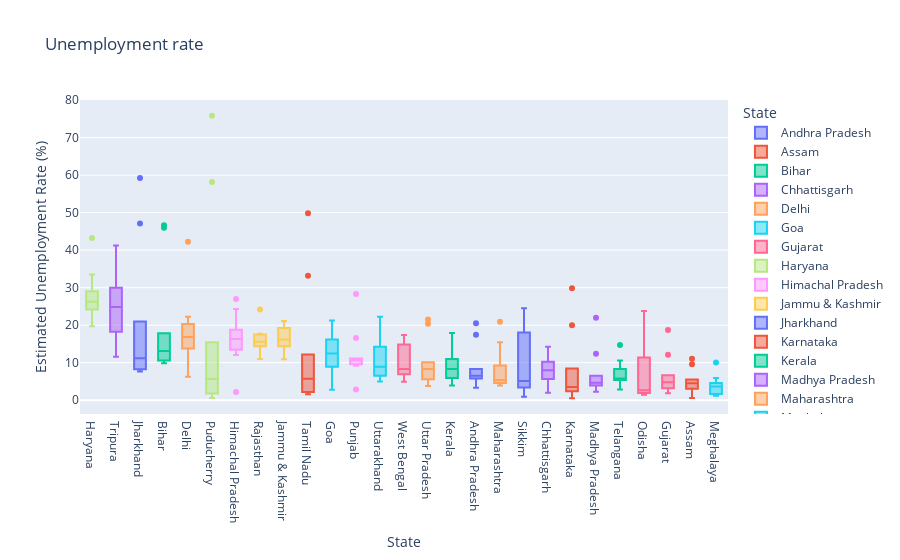

Notebook code cell kept with this figure:
### Code cell
State =  df.groupby(['State'])[['Estimated Unemployment Rate (%)','Estimated Employed','Estimated Labour Participation Rate (%)']].mean()
State = pd.DataFrame(State).reset_index()

fig = px.box(data_frame=df,x='State',y='Estimated Unemployment Rate (%)',color='State',title='Unemployment rate')
fig.update_layout(xaxis={'categoryorder':'total descending'})
fig.show()

### Figure 1 — Plotly figure (JSON) as saved in the notebook; plotly's stock layout.template omitted (floating-point values rounded to 4 significant figures)
{"data": [{"alignmentgroup": "True", "hovertemplate": "State=%{x}<br>Estimated Unemployment Rate (%)=%{y}<extra></extra>", "legendgroup": "Andhra Pradesh", "marker": {"color": "#636efa"}, "name": "Andhra Pradesh", "notched": false, "offsetgroup": "Andhra Pradesh", "orientation": "v", "showlegend": true, "type": "box", "x": ["Andhra Pradesh", "Andhra Pradesh", "Andhra Pradesh", "Andhra Pradesh", "Andhra Pradesh", "Andhra Pradesh", "Andhra Pradesh", "Andhra Pradesh", "Andhra Pradesh", "Andhra Pradesh"], "x0": " ", "xaxis": "x", "y": [5.48, 5.83, 5.79, 20.51, 17.43, 3.31, 8.34, 6.96, 6.4, 6.59], "y0": " ", "yaxis": "y"}, {"alignmentgroup": "True", "hovertemplate": "State=%{x}<br>Estimated Unemployment Rate (%)=%{y}<extra></extra>", "legendgroup": "Assam", "marker": {"color": "#EF553B"}, "name": "Assam", "notched": false, "offsetgroup": "Assam", "orientation": "v", "showlegend": true, "type": "box", "x": ["Assam", "Assam", "Assam", "Assam", "Assam", "Assam", "Assam", "Assam", "Assam", "Assam"], "x0": " ", "xaxis": "x", "y": [4.66, 4.41, 4.77, 11.06, 9.55, 0.6, 3.77, 5.53, 1.19, 3.02], "y0": " ", "yaxis": "y"}, {"alignmentgroup": "True", "hovertemplate": "State=%{x}<br>Estimated Unemployment Rate (%)=%{y}<extra></extra>", "legendgroup": "Bihar", "marker": {"color": "#00cc96"}, "name": "Bihar", "notched": false, "offsetgroup": "Bihar", "orientation": "v", "showlegend": true, "type": "box", "x": ["Bihar", "Bihar", "Bihar", "Bihar", "Bihar", "Bihar", "Bihar", "Bihar", "Bihar", "Bihar"], "x0": " ", "xaxis": "x", "y": [10.61, 10.29, 15.43, 46.64, 45.96, 17.82, 12.79, 13.44, 11.91, 9.82], "y0": " ", "yaxis": "y"}, {"alignmentgroup": "True", "hovertemplate": "State=%{x}<br>Estimated Unemployment Rate (%)=%{y}<extra></extra>", "legendgroup": "Chhattisgarh", "marker": {"color": "#ab63fa"}, "name": "Chhattisgarh", "notched": false, "offsetgroup": "Chhattisgarh", "orientation": "v", "showlegend": true, "type": "box", "x": ["Chhattisgarh", "Chhattisgarh", "Chhattisgarh", "Chhattisgarh", "Chhattisgarh", "Chhattisgarh", "Chhattisgarh", "Chhattisgarh", "Chhattisgarh", "Chhattisgarh"], "x0": " ", "xaxis": "x", "y": [9.65, 8.38, 7.54, 3.41, 10.5, 14.23, 10.27, 5.63, 1.96, 6.62], "y0": " ", "yaxis": "y"}, {"alignmentgroup": "True", "hovertemplate": "State=%{x}<br>Estimated Unemployment Rate (%)=%{y}<extra></extra>", "legendgroup": "Delhi", "marker": {"color": "#FFA15A"}, "name": "Delhi", "notched": false, "offsetgroup": "Delhi", "orientation": "v", "showlegend": true, "type": "box", "x": ["Delhi", "Delhi", "Delhi", "Delhi", "Delhi", "Delhi", "Delhi", "Delhi", "Delhi", "Delhi"], "x0": " ", "xaxis": "x", "y": [22.23, 14.84, 17.04, 16.68, 42.27, 18.19, 20.3, 13.79, 12.53, 6.27], "y0": " ", "yaxis": "y"}, {"alignmentgroup": "True", "hovertemplate": "State=%{x}<br>Estimated Unemployment Rate (%)=%{y}<extra></extra>", "legendgroup": "Goa", "marker": {"color": "#19d3f3"}, "name": "Goa", "notched": false, "offsetgroup": "Goa", "orientation": "v", "showlegend": true, "type": "box", "x": ["Goa", "Goa", "Goa", "Goa", "Goa", "Goa", "Goa", "Goa", "Goa", "Goa"], "x0": " ", "xaxis": "x", "y": [8.89, 2.81, 5.25, 13.31, 21.25, 9.96, 17.07, 16.21, 15.38, 11.54], "y0": " ", "yaxis": "y"}, {"alignmentgroup": "True", "hovertemplate": "State=%{x}<br>Estimated Unemployment Rate (%)=%{y}<extra></extra>", "legendgroup": "Gujarat", "marker": {"color": "#FF6692"}, "name": "Gujarat", "notched": false, "offsetgroup": "Gujarat", "orientation": "v", "showlegend": true, "type": "box", "x": ["Gujarat", "Gujarat", "Gujarat", "Gujarat", "Gujarat", "Gujarat", "Gujarat", "Gujarat", "Gujarat", "Gujarat"], "x0": " ", "xaxis": "x", "y": [5.54, 6.38, 6.66, 18.71, 12.11, 3.2, 1.84, 1.87, 3.42, 4.03], "y0": " ", "yaxis": "y"}, {"alignmentgroup": "True", "hovertemplate": "State=%{x}<br>Estimated Unemployment Rate (%)=%{y}<extra></extra>", "legendgroup": "Haryana", "marker": {"color": "#B6E880"}, "name": "Haryana", "notched": false, "offsetgroup": "Haryana", "orientation": "v", "showlegend": true, "type": "box", "x": ["Haryana", "Haryana", "Haryana", "Haryana", "Haryana", "Haryana", "Haryana", "Haryana", "Haryana", "Haryana"], "x0": " ", "xaxis": "x", "y": [20.34, 25.77, 25.05, 43.22, 29.02, 26.7, 24.18, 33.5, 19.68, 27.31], "y0": " ", "yaxis": "y"}, {"alignmentgroup": "True", "hovertemplate": "State=%{x}<br>Estimated Unemployment Rate (%)=%{y}<extra></extra>", "legendgroup": "Himachal Pradesh", "marker": {"color": "#FF97FF"}, "name": "Himachal Pradesh", "notched": false, "offsetgroup": "Himachal Pradesh", "orientation": "v", "showlegend": true, "type": "box", "x": ["Himachal Pradesh", "Himachal Pradesh", "Himachal Pradesh", "Himachal Pradesh", "Himachal Pradesh", "Himachal Pradesh", "Himachal Pradesh", "Himachal Pradesh", "Himachal Pradesh", "Himachal Pradesh"], "x0": " ", "xaxis": "x", "y": [16.83, 16.84, 18.76, 2.2, 26.95, 13.47, 24.31, 15.79, 12.04, 13.46], "y0": " ", "yaxis": "y"}, {"alignmentgroup": "True", "hovertemplate": "State=%{x}<br>Estimated Unemployment Rate (%)=%{y}<extra></extra>", "legendgroup": "Jammu & Kashmir", "marker": {"color": "#FECB52"}, "name": "Jammu & Kashmir", "notched": false, "offsetgroup": "Jammu & Kashmir", "orientation": "v", "showlegend": true, "type": "box", "x": ["Jammu & Kashmir", "Jammu & Kashmir", "Jammu & Kashmir", "Jammu & Kashmir", "Jammu & Kashmir", "Jammu & Kashmir", "Jammu & Kashmir", "Jammu & Kashmir", "Jammu & Kashmir"], "x0": " ", "xaxis": "x", "y": [21.08, 20.78, 15.5, 18.74, 17.92, 10.88, 11.09, 16.17, 16.14], "y0": " ", "yaxis": "y"}, {"alignmentgroup": "True", "hovertemplate": "State=%{x}<br>Estimated Unemployment Rate (%)=%{y}<extra></extra>", "legendgroup": "Jharkhand", "marker": {"color": "#636efa"}, "name": "Jharkhand", "notched": false, "offsetgroup": "Jharkhand", "orientation": "v", "showlegend": true, "type": "box", "x": ["Jharkhand", "Jharkhand", "Jharkhand", "Jharkhand", "Jharkhand", "Jharkhand", "Jharkhand", "Jharkhand", "Jharkhand", "Jharkhand"], "x0": " ", "xaxis": "x", "y": [10.61, 11.85, 8.23, 47.09, 59.23, 20.95, 7.63, 9.76, 8.24, 11.8], "y0": " ", "yaxis": "y"}, {"alignmentgroup": "True", "hovertemplate": "State=%{x}<br>Estimated Unemployment Rate (%)=%{y}<extra></extra>", "legendgroup": "Karnataka", "marker": {"color": "#EF553B"}, "name": "Karnataka", "notched": false, "offsetgroup": "Karnataka", "orientation": "v", "showlegend": true, "type": "box", "x": ["Karnataka", "Karnataka", "Karnataka", "Karnataka", "Karnataka", "Karnataka", "Karnataka", "Karnataka", "Karnataka", "Karnataka"], "x0": " ", "xaxis": "x", "y": [2.86, 3.61, 3.46, 29.84, 19.97, 8.44, 4.01, 0.5, 2.41, 1.58], "y0": " ", "yaxis": "y"}, {"alignmentgroup": "True", "hovertemplate": "State=%{x}<br>Estimated Unemployment Rate (%)=%{y}<extra></extra>", "legendgroup": "Kerala", "marker": {"color": "#00cc96"}, "name": "Kerala", "notched": false, "offsetgroup": "Kerala", "orientation": "v", "showlegend": true, "type": "box", "x": ["Kerala", "Kerala", "Kerala", "Kerala", "Kerala", "Kerala", "Kerala", "Kerala", "Kerala", "Kerala"], "x0": " ", "xaxis": "x", "y": [5.31, 7.6, 8.99, 16.99, 17.88, 9.71, 7.09, 10.98, 5.91, 3.88], "y0": " ", "yaxis": "y"}, {"alignmentgroup": "True", "hovertemplate": "State=%{x}<br>Estimated Unemployment Rate (%)=%{y}<extra></extra>", "legendgroup": "Madhya Pradesh", "marker": {"color": "#ab63fa"}, "name": "Madhya Pradesh", "notched": false, "offsetgroup": "Madhya Pradesh", "orientation": "v", "showlegend": true, "type": "box", "x": ["Madhya Pradesh", "Madhya Pradesh", "Madhya Pradesh", "Madhya Pradesh", "Madhya Pradesh", "Madhya Pradesh", "Madhya Pradesh", "Madhya Pradesh", "Madhya Pradesh", "Madhya Pradesh"], "x0": " ", "xaxis": "x", "y": [4.11, 4.57, 2.22, 12.36, 21.98, 6.48, 5.08, 4.7, 3.91, 3.13], "y0": " ", "yaxis": "y"}, {"alignmentgroup": "True", "hovertemplate": "State=%{x}<br>Estimated Unemployment Rate (%)=%{y}<extra></extra>", "legendgroup": "Maharashtra", "marker": {"color": "#FFA15A"}, "name": "Maharashtra", "notched": false, "offsetgroup": "Maharashtra", "orientation": "v", "showlegend": true, "type": "box", "x": ["Maharashtra", "Maharashtra", "Maharashtra", "Maharashtra", "Maharashtra", "Maharashtra", "Maharashtra", "Maharashtra", "Maharashtra", "Maharashtra"], "x0": " ", "xaxis": "x", "y": [4.95, 4.69, 5.79, 20.9, 15.46, 9.23, 3.89, 6.23, 4.55, 4.1], "y0": " ", "yaxis": "y"}, {"alignmentgroup": "True", "hovertemplate": "State=%{x}<br>Estimated Unemployment Rate (%)=%{y}<extra></extra>", "legendgroup": "Meghalaya", "marker": {"color": "#19d3f3"}, "name": "Meghalaya", "notched": false, "offsetgroup": "Meghalaya", "orientation": "v", "showlegend": true, "type": "box", "x": ["Meghalaya", "Meghalaya", "Meghalaya", "Meghalaya", "Meghalaya", "Meghalaya", "Meghalaya", "Meghalaya", "Meghalaya", "Meghalaya"], "x0": " ", "xaxis": "x", "y": [1.66, 3.59, 1.58, 10.03, 5.92, 1.15, 2.1, 3.74, 4.29, 4.6], "y0": " ", "yaxis": "y"}, {"alignmentgroup": "True", "hovertemplate": "State=%{x}<br>Estimated Unemployment Rate (%)=%{y}<extra></extra>", "legendgroup": "Odisha", "marker": {"color": "#FF6692"}, "name": "Odisha", "notched": false, "offsetgroup": "Odisha", "orientation": "v", "showlegend": true, "type": "box", "x": ["Odisha", "Odisha", "Odisha", "Odisha", "Odisha", "Odisha", "Odisha", "Odisha", "Odisha", "Odisha"], "x0": " ", "xaxis": "x", "y": [1.9, 3.12, 13.08, 23.76, 11.41, 3.77, 1.88, 1.42, 2.1, 2.18], "y0": " ", "yaxis": "y"}, {"alignmentgroup": "True", "hovertemplate": "State=%{x}<br>Estimated Unemployment Rate (%)=%{y}<extra></extra>", "legendgroup": "Puducherry", "marker": {"color": "#B6E880"}, "name": "Puducherry", "notched": false, "offsetgroup": "Puducherry", "orientation": "v", "showlegend": true, "type": "box", "x": ["Puducherry", "Puducherry", "Puducherry", "Puducherry", "Puducherry", "Puducherry", "Puducherry", "Puducherry", "Puducherry", "Puducherry"], "x0": " ", "xaxis": "x", "y": [0.58, 1.76, 1.2, 75.85, 58.19, 4.24, 15.47, 5.05, 10.9, 6.18], "y0": " ", "yaxis": "y"}, {"alignmentgroup": "True", "hovertemplate": "State=%{x}<br>Estimated Unemployment Rate (%)=%{y}<extra></extra>", "legendgroup": "Punjab", "marker": {"color": "#FF97FF"}, "name": "Punjab", "notched": false, "offsetgroup": "Punjab", "orientation": "v", "showlegend": true, "type": "box", "x": ["Punjab", "Punjab", "Punjab", "Punjab", "Punjab", "Punjab", "Punjab", "Punjab", "Punjab", "Punjab"], "x0": " ", "xaxis": "x", "y": [11.11, 10.97, 10.32, 2.86, 28.33, 16.55, 9.19, 10.99, 9.61, 9.88], "y0": " ", "yaxis": "y"}, {"alignmentgroup": "True", "hovertemplate": "State=%{x}<br>Estimated Unemployment Rate (%)=%{y}<extra></extra>", "legendgroup": "Rajasthan", "marker": {"color": "#FECB52"}, "name": "Rajasthan", "notched": false, "offsetgroup": "Rajasthan", "orientation": "v", "showlegend": true, "type": "box", "x": ["Rajasthan", "Rajasthan", "Rajasthan", "Rajasthan", "Rajasthan", "Rajasthan", "Rajasthan", "Rajasthan", "Rajasthan", "Rajasthan"], "x0": " ", "xaxis": "x", "y": [10.97, 15.16, 11.9, 17.7, 15.74, 14.39, 15.81, 17.51, 15.35, 24.15], "y0": " ", "yaxis": "y"}, {"alignmentgroup": "True", "hovertemplate": "State=%{x}<br>Estimated Unemployment Rate (%)=%{y}<extra></extra>", "legendgroup": "Sikkim", "marker": {"color": "#636efa"}, "name": "Sikkim", "notched": false, "offsetgroup": "Sikkim", "orientation": "v", "showlegend": true, "type": "box", "x": ["Sikkim", "Sikkim", "Sikkim", "Sikkim", "Sikkim", "Sikkim", "Sikkim", "Sikkim"], "x0": " ", "xaxis": "x", "y": [23.57, 2.28, 24.51, 4.46, 4.45, 12.49, 5.7, 0.88], "y0": " ", "yaxis": "y"}, {"alignmentgroup": "True", "hovertemplate": "State=%{x}<br>Estimated Unemployment Rate (%)=%{y}<extra></extra>", "legendgroup": "Tamil Nadu", "marker": {"color": "#EF553B"}, "name": "Tamil Nadu", "notched": false, "offsetgroup": "Tamil Nadu", "orientation": "v", "showlegend": true, "type": "box", "x": ["Tamil Nadu", "Tamil Nadu", "Tamil Nadu", "Tamil Nadu", "Tamil Nadu", "Tamil Nadu", "Tamil Nadu", "Tamil Nadu", "Tamil Nadu", "Tamil Nadu"], "x0": " ", "xaxis": "x", "y": [1.57, 2.09, 6.4, 49.83, 33.16, 12.2, 6.81, 2.65, 5, 2.16], "y0": " ", "yaxis": "y"}, {"alignmentgroup": "True", "hovertemplate": "State=%{x}<br>Estimated Unemployment Rate (%)=%{y}<extra></extra>", "legendgroup": "Telangana", "marker": {"color": "#00cc96"}, "name": "Telangana", "notched": false, "offsetgroup": "Telangana", "orientation": "v", "showlegend": true, "type": "box", "x": ["Telangana", "Telangana", "Telangana", "Telangana", "Telangana", "Telangana", "Telangana", "Telangana", "Telangana", "Telangana"], "x0": " ", "xaxis": "x", "y": [5.49, 8.29, 5.77, 6.25, 14.7, 10.55, 5.36, 5.79, 3.27, 2.86], "y0": " ", "yaxis": "y"}, {"alignmentgroup": "True", "hovertemplate": "State=%{x}<br>Estimated Unemployment Rate (%)=%{y}<extra></extra>", "legendgroup": "Tripura", "marker": {"color": "#ab63fa"}, "name": "Tripura", "notched": false, "offsetgroup": "Tripura", "orientation": "v", "showlegend": true, "type": "box", "x": ["Tripura", "Tripura", "Tripura", "Tripura", "Tripura", "Tripura", "Tripura", "Tripura", "Tripura", "Tripura"], "x0": " ", "xaxis": "x", "y": [32.67, 28.4, 29.95, 41.23, 21.51, 21.71, 18.24, 27.92, 17.35, 11.57], "y0": " ", "yaxis": "y"}, {"alignmentgroup": "True", "hovertemplate": "State=%{x}<br>Estimated Unemployment Rate (%)=%{y}<extra></extra>", "legendgroup": "Uttar Pradesh", "marker": {"color": "#FFA15A"}, "name": "Uttar Pradesh", "notched": false, "offsetgroup": "Uttar Pradesh", "orientation": "v", "showlegend": true, "type": "box", "x": ["Uttar Pradesh", "Uttar Pradesh", "Uttar Pradesh", "Uttar Pradesh", "Uttar Pradesh", "Uttar Pradesh", "Uttar Pradesh", "Uttar Pradesh", "Uttar Pradesh", "Uttar Pradesh"], "x0": " ", "xaxis": "x", "y": [7.58, 8.98, 10.11, 21.54, 20.41, 9.47, 5.56, 5.79, 4.18, 3.75], "y0": " ", "yaxis": "y"}, {"alignmentgroup": "True", "hovertemplate": "State=%{x}<br>Estimated Unemployment Rate (%)=%{y}<extra></extra>", "legendgroup": "Uttarakhand", "marker": {"color": "#19d3f3"}, "name": "Uttarakhand", "notched": false, "offsetgroup": "Uttarakhand", "orientation": "v", "showlegend": true, "type": "box", "x": ["Uttarakhand", "Uttarakhand", "Uttarakhand", "Uttarakhand", "Uttarakhand", "Uttarakhand", "Uttarakhand", "Uttarakhand", "Uttarakhand", "Uttarakhand"], "x0": " ", "xaxis": "x", "y": [5.49, 4.99, 19.85, 6.48, 8.01, 8.61, 12.38, 14.26, 22.26, 9.23], "y0": " ", "yaxis": "y"}, {"alignmentgroup": "True", "hovertemplate": "State=%{x}<br>Estimated Unemployment Rate (%)=%{y}<extra></extra>", "legendgroup": "West Bengal", "marker": {"color": "#FF6692"}, "name": "West Bengal", "notched": false, "offsetgroup": "West Bengal", "orientation": "v", "showlegend": true, "type": "box", "x": ["West Bengal", "West Bengal", "West Bengal", "West Bengal", "West Bengal", "West Bengal", "West Bengal", "West Bengal", "West Bengal", "West Bengal"], "x0": " ", "xaxis": "x", "y": [6.94, 4.92, 6.92, 17.41, 17.41, 7.29, 6.83, 14.87, 9.35, 9.98], "y0": " ", "yaxis": "y"}], "layout": {"boxmode": "overlay", "legend": {"title": {"text": "State"}, "tracegroupgap": 0}, "title": {"text": "Unemployment rate"}, "xaxis": {"anchor": "y", "categoryarray": ["Andhra Pradesh", "Assam", "Bihar", "Chhattisgarh", "Delhi", "Goa", "Gujarat", "Haryana", "Himachal Pradesh", "Jammu & Kashmir", "Jharkhand", "Karnataka", "Kerala", "Madhya Pradesh", "Maharashtra", "Meghalaya", "Odisha", "Puducherry", "Punjab", "Rajasthan", "Sikkim", "Tamil Nadu", "Telangana", "Tripura", "Uttar Pradesh", "Uttarakhand", "West Bengal"], "categoryorder": "total descending", "domain": [0, 1], "title": {"text": "State"}}, "yaxis": {"anchor": "x", "domain": [0, 1], "title": {"text": "Estimated Unemployment Rate (%)"}}}}
